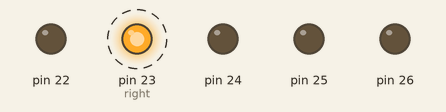
A sketch run on a simulated Arduino Mega 2560, built with avr-gcc and run on an emulated ATmega2560. Shown: output pins drawn as LEDs (lit = HIGH). Dashed ring = blinking.

Above: at 0.05 s.
At 39.65 s:
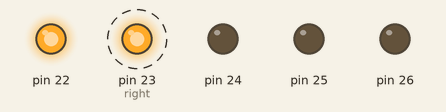
Timing chart, 0 to 40.0 s (numbered marks = the images above):
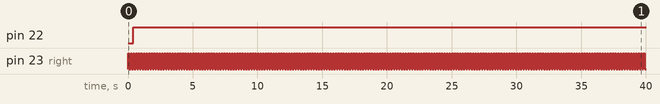

The sketch:

luces_2.ino
```cpp
  int retroceso = 22;
int right = 23;
int left = 24;
int freno = 25;
int delantera = 26;
void setup() {
  for ( byte i = 22; i <= 26; i++) {
    pinMode(i, OUTPUT);
  }
}

void loop() {
   digitalWrite (right,HIGH);
    delay (100);
    digitalWrite (right,LOW);
    delay (100);
    digitalWrite (right,HIGH);
    delay (100);
    digitalWrite (right,LOW);
    delay (100);
    digitalWrite (22, HIGH);
}
```

Measured:
- by itself, pin 22: LOW → HIGH at 0.40 s
- by itself, pin 23 (right): alternates HIGH for 0.10 s and LOW for 0.10 s
